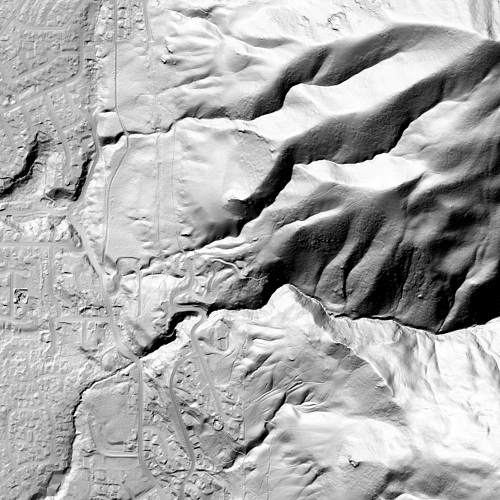
%> input picture GeoMesh/photos/utah.jpg, 500 x 500 px
$ octave IMGmanipulations.m   (GNU Octave 9; MATLAB toolbox functions it lacks are replaced by stand-ins)
%> lines starting %> are read from the running program, lines starting %| are printed output that depends on the picture
% Written by Daniel Lynch
% Based on tutorials in the documentation
% for the MATLAB Image Toolbox.

% Parameters
h = 200;
w = 200;
sigma = 0.1;
alpha = 15;
gbFactor = 7;
lgbLevels = 100;

% For input / output
inputfile = 'photos/utah.jpg';
outputfile = 'tfiles/utah.txt';

% Get photo
CL = imread(inputfile);
%> CL is the input picture: size 500x500x3 uint8; min 0, max 255, mean 170.6

% Seperate into color channels
R = CL(:,:,1); % Red channel
G = CL(:,:,2); % Green channel
B = CL(:,:,3); % Blue channel

% Blur photo
GBF = imgaussfilt(CL, gbFactor);
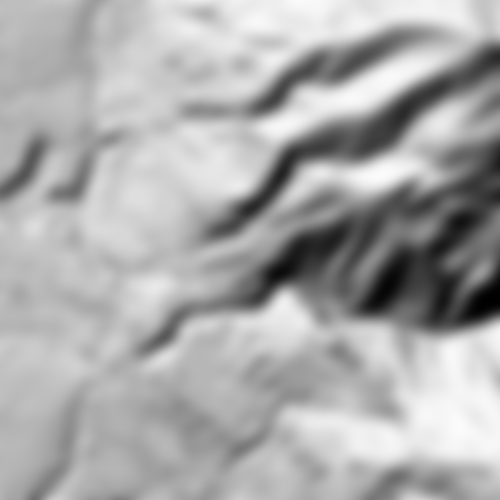
%> GBF: size 500x500x3 uint8; min 0, max 251, mean 170.6

% Contrast photo
% S = im2single(CL);
H = histeq(GBF);
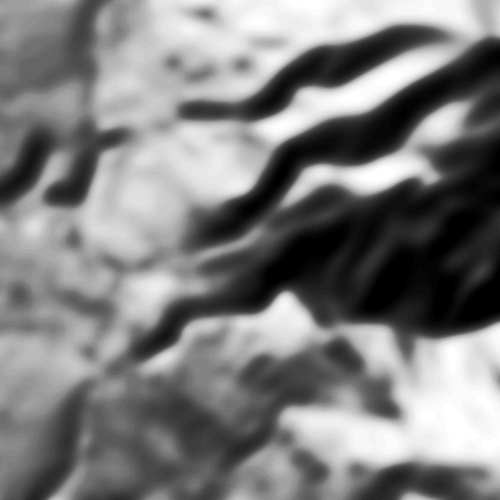
%> H: size 500x500x3 uint8; min 0, max 255, mean 126.5

% Process image
% A = im2single(BL);

%DN = localpfilt(GBF, sigma, alpha, 'NumIntensityLevels', lgbLevels);
%PR = psnr(DN, A);

%Convert to grayscale
GS = rgb2gray(GBF);
% [10 lines of commented-out code are left out]
EL = imresize(GS, [h w]);
% Find out the size of photo
% [hgs, wgs] = size(EL);

% Contrast again
%EL = histeq(EL);
%EL = locallapfilt(EL, sigma, alpha, 'NumIntensityLevels', lgbLevels);

% Display photo data
fig = figure('Name','Photo Manipulations');

% Show original image and readied image
subplot(3, 3, 1), imshow(CL), title('Original');
subplot(3, 3, 2), imshow(R), title('Red Channel');
subplot(3, 3, 3), imshow(B), title('Blue Channel');
subplot(3, 3, 4), imshow(G), title('Green Channel');
subplot(3, 3, 5), imshow(GBF), title('Gaussian Blur');
subplot(3, 3, 6), imshow(H), title('Hist. Contrasted');
%subplot(3, 3, 7), imshow(DN), title('De-Noised');
subplot(3, 3, 8), imshow(GS), title('Graycale');
subplot(3, 3, 9), imshow(EL), title('Resized');

fig2 = figure('Name', '2D Bitmap');
imshow(EL);

% EL2 = transpose(EL);
% fig3 = figure('Name', '2D Bitmap transposed');
% imshow(EL2);

% Write CSV file
fp = fopen(outputfile, 'wt');
fprintf(fp, '%d %d \n', h, w);
for i = 1:(h)
    for j = 1:(w)
        fprintf(fp, '%6f ', EL(i,j));
    end
    fprintf(fp, '\n');
end
fclose(fp);
